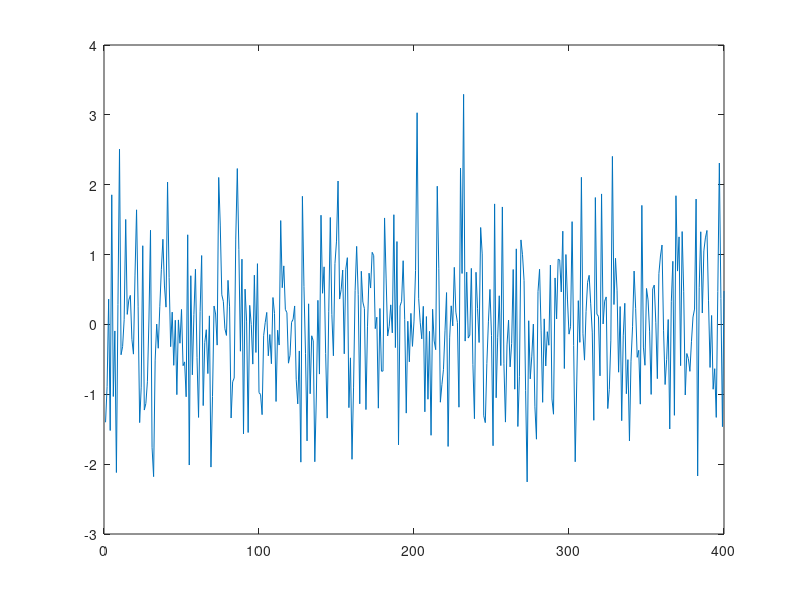

Write MATLAB code to recreate this figure. (Note: this script raises an error after producing the figure.)
% FitzHugh-Nagum demo for calcium imaging of spike trains

clear variables
close all

% Choose basic settings for simulations
n_t = 4e2;
deltat = 1e-1;         % 10Hz sampling rate
f_fname = @f_FitzHughNagumo;
g_fname = @g_Id;

u       = 0e0*(randn(1,n_t)>2);
u = randn(1,n_t);
figure,plot(u)

% Build options structure for temporal integration of SDE
inF.delta_t     = deltat;
inF.a           = 0.5;
inG.ind         = 1;
options.inF     = inF;
options.inG     = inG;
options.decim   = 10;


% Parameters of the simulation
alpha   = Inf;
sigma   = Inf;
theta   = [1;0;0*randn(3,1)];
phi     = [];



% Build priors for model inversion
priors.muX0 = 0*ones(3,1);
priors.SigmaX0 = 1e-1*eye(3);
priors.muTheta = theta;%0.*ones(5,1);
priors.SigmaTheta = 1e1*eye(5);
priors.SigmaTheta(2,2) = 0;
priors.a_alpha = Inf;
priors.b_alpha = 0;
priors.a_sigma = 1e1;
priors.b_sigma = 1e-4;

options.priors      = priors;
dim.n_theta         = 5;
dim.n_phi           = 0;
dim.n               = 3;

% Build time series of hidden states and observations
x0 = [0;0.8;-0.7];
[y,x,x0,eta,e] = simulateNLSS(...
    n_t,f_fname,g_fname,theta,phi,u,alpha,sigma,options,x0);

% display time series of hidden states and observations
displaySimulations(y,x,eta,e)
disp('--paused--')
pause

priors.a_alpha      = 1e0;
priors.b_alpha      = 1e0;
priors.a_sigma      = 1e3;
priors.b_sigma      = 1e0;
for t = 1:n_t
    dq              = 1e4*ones(3,1);
    dq(2)           = 1;
    priors.iQx{t}   = diag(dq);
end
options.priors = priors;


% Call inversion routine
[posterior,out] = VBA_NLStateSpaceModel(y,[],f_fname,g_fname,dim,options);


%------------ Display results ------------------%
displayResults(posterior,out,y,x,x0,theta,phi,alpha,sigma)

